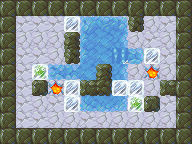

The image is a tile-based game level rendered from a .tmx file. Its description and source (layers, tilesets, objects; grid data summarised) follow:
An orthogonal 12x9 tile map with 16x16 px tiles, 4 tile layers (Bottom, Floor, FloorTop, Blocks), 5 tilesets.

<map version="1.0" orientation="orthogonal" width="12" height="9" tilewidth="16" tileheight="16">
 <tileset firstgid="1" name="ground" tilewidth="16" tileheight="16">
  <image source="assets/tileset-ground.png" width="48" height="16" />
 </tileset>
 <tileset firstgid="4" name="misc" tilewidth="16" tileheight="16">
  <image source="assets/tileset-misc.png" width="64" height="16" />
  <tile id="3">
   <properties>
    <property name="goal" value="true" />
   </properties>
  </tile>
 </tileset>
 <tileset firstgid="8" name="pushblocks" tilewidth="16" tileheight="16">
  <image source="assets/tileset-pushblocks.png" width="48" height="16" />
  <tile id="1">
   <properties>
    <property name="goal" value="true" />
    <property name="sprite" value="assets/frozen.sprite" />
   </properties>
  </tile>
 </tileset>
 <tileset firstgid="11" name="rocks" tilewidth="16" tileheight="16">
  <properties>
   <property name="collision" value="true" />
  </properties>
  <image source="assets/tileset-rocks.png" width="256" height="48" />
 </tileset>
 <tileset firstgid="59" name="slippery" tilewidth="16" tileheight="16">
  <properties>
   <property name="slippery_block" value="true" />
   <property name="slippery_player" value="true" />
  </properties>
  <image source="assets/tileset-slippery.png" width="256" height="48" />
 </tileset>
 <layer name="Bottom" width="12" height="9">
  <data>[108 cells, 108 non-empty, 2 distinct tile ids]</data>
 </layer>
 <layer name="Floor" width="12" height="9">
  <properties>
   <property name="player_offset_y" value="-1" />
   <property name="player_sprite" value="assets/dino.sprite" />
  </properties>
  <data>[108 cells, 61 non-empty, 15 distinct tile ids]</data>
 </layer>
 <layer name="FloorTop" width="12" height="9">
  <data>[108 cells, 9 non-empty, 5 distinct tile ids]</data>
 </layer>
 <layer name="Blocks" width="12" height="9">
  <data>[108 cells, 8 non-empty, 2 distinct tile ids]</data>
 </layer>
</map>